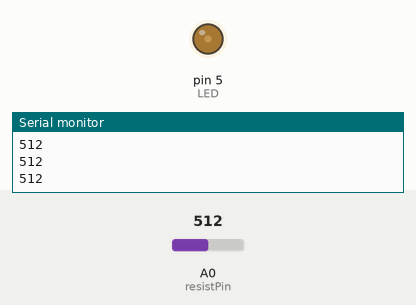
Recording of a sketch running on a simulated Arduino Uno, built with avr-gcc and run on an emulated ATmega328P. Shown: output pins drawn as LEDs (lit = HIGH), the last lines printed to the serial monitor. The inputs (shaded band) are chosen by the test bench; at power-on: A0 (resistPin) = 512.

Above: at 1.2 s.
1.3 s: A0 (resistPin) set to 716
At 2.0 s:
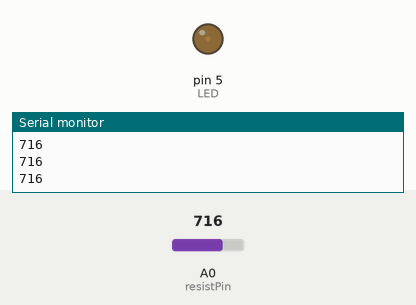
2.8 s: A0 (resistPin) set to 900
At 4.0 s:
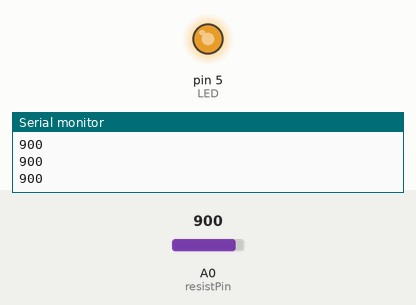
4.3 s: A0 (resistPin) set to 122
At 5.5 s:
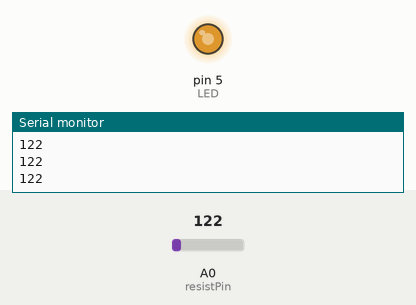
Timing chart, 0 to 7.3 s (numbered marks = the images above; inputs shaded):
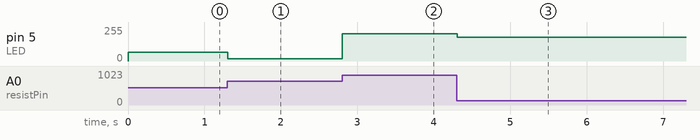

Measured:
- after the input at 1.3 s, pin 5 (LED): 65/255 → 16/255 at once
- after the input at 2.8 s, pin 5 (LED): 16/255 → 204/255 at once
- after the input at 4.3 s, pin 5 (LED): 204/255 → 179/255 at once

The sketch:

PhotoResit.ino
```cpp
/*  Nicholas Vadivelu
 *  TER4M1
 *  Mr. Jay
 *  29 March 2017
 *
 *  Arduino Photoresistor activity
 */

int resistPin = 0; //photo resistor pin
int LED = 5; //led pin
int val = 0; //read value

void setup() {
  //set up pins
  pinMode(LED, OUTPUT);
  pinMode(resistPin, INPUT);

  //begin serial monitor to verify readings
  Serial.begin(9200);
}

void loop() {
  val = analogRead(resistPin); //read photoresistor reading
  Serial.println(val); //print value onto serial monitor
  val = map(val, 700, 950, 0, 255); //scale value based on lighting
  analogWrite(LED, val); //output that brightness to LED
}
```
